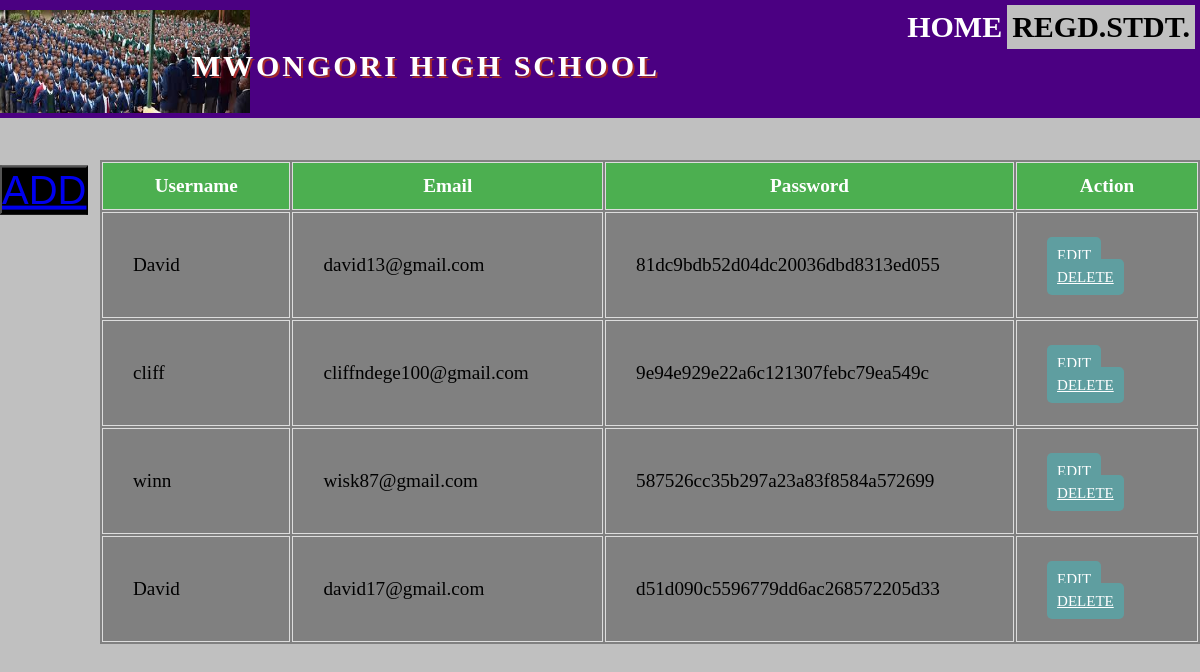
Screenshot of /project/show.php with the database file from the repository.
### tables this page shows
CREATE TABLE IF NOT EXISTS `user` (
  `id` int(11) NOT NULL AUTO_INCREMENT,
  `username` varchar(255) NOT NULL,
  `email` varchar(255) NOT NULL,
  `password` varchar(255) NOT NULL,
  PRIMARY KEY (`id`)
);

### project/show.php (the view, shortened to what this page needs)
 <!DOCTYPE html>
<html>
<head>
  <link rel="stylesheet" type="text/css" href="log.css">
  <link rel="stylesheet" type="text/css" href="table.css">
  <link rel="stylesheet" type="text/css" href="style.css">
</head>
<body>
  <nav>
    <div class="topnav" id="myTopnav">
    <ul>
      <li><a class="active" href="show.php">REGD.STDT.</a></li>
      <li><a href="head.php">HOME</a></li>
         </ul>
        <div class="log">
          <img src="std.jpg" width="250" height="103">
    </div>
    <div class="hore-text">
      <h1>MWONGORI HIGH SCHOOL</h1>
    </div>
  </div>
    </nav>
<body style="padding-top: 110px">
  <div class="hero-text">
        <legend>
          <tittle>
    <button style="background-color: black"><font style="font-size: 40px" color="yellow"><a href="crud.php">ADD</a></font></button>
</tittle>
</legend>
</div>
<?php require_once 'process.php'; ?>
  <?php
  $mysqli = new mysqli ('localhost', 'root', 'davidmaiso', 'mwongori') or die(mysqli_error($mysqli));
  $result = $mysqli -> query("SELECT * FROM user");
  ?>
    <table id="customers" bgcolor="gray" style="margin-left: 100px; margin-top: 50px">
      <thead>
        <tr>
          <th>Username</th>
          <th>Email</th>
          <th>Password</th>
          <th colspan="2">Action</th>
        </tr>
      <?php
      while ($row = $result ->fetch_assoc()): ?>
        <tr>
          <td><?php echo $row['username']; ?></td>
          <td><?php echo $row['email']; ?></td>
          <td><?php echo $row['password']; ?></td>
          <td>
            <a href="crud.php?edit=<?php echo $row['id']; ?>" class="btn" >EDIT</a>
            <a href="process.php?delete= <?php echo $row['id']; ?>" class="btn">DELETE</a>
          </td>
        </tr>
      <?php endwhile; ?>
      </table>

### project/log.css (style rules this page uses)
* { margin: 0px; padding: 0px; }
body { font-size: 120%; background: silver; }
.btn { padding: 10px; font-size: 15px; color: white; background: #5F9EA0; border: none; border-radius: 5px; }

### project/table.css (style rules this page uses)
#customers td, #customers th { border: 1px solid #ddd; padding: 30px; width: 3%; }
#customers th { padding-top: 12px; padding-bottom: 12px; text-align: center; background-color: #4CAF50; color: white; }
.hero-text { position: fixed; text-align: center; padding: 20px 0px ; transform: translate(0%,40%); color: violet; }

### project/style.css (style rules this page uses)
.topnav { position: fixed; overflow: hidden; left: 0; top: 0; width: 100%; background-color: indigo; }
.topnav a { float: right; display: block; color: white; text-align: left; padding: 5px 5px; text-decoration: none; font-size: 30px; white-space: nowrap; }
.topnav a.active { background-color: silver; color: black; }
.topnav ul { list-style: none; margin: 0; padding: 5px 5px; }
.topnav li { display: inline; font-weight: bold; font-size: 17px; }
.hore-text { text-align: center; position: absolute; top: 70%; left: 55%; font-size: 20px; letter-spacing: 3px; transform: translate(-100%,-100%); color: white; text-shadow: 2px 2px brown; }
* { box-sizing: border-box; }

### rows the page displays
user: username "David", email "david13@gmail.com", password "81dc9bdb52d04dc20036dbd8313ed055"
user: username "cliff", email "cliffndege100@gmail.com", password "9e94e929e22a6c121307febc79ea549c"
user: username "winn", email "wisk87@gmail.com", password "587526cc35b297a23a83f8584a572699"
user: username "David", email "david17@gmail.com", password "d51d090c5596779dd6ac268572205d33"
